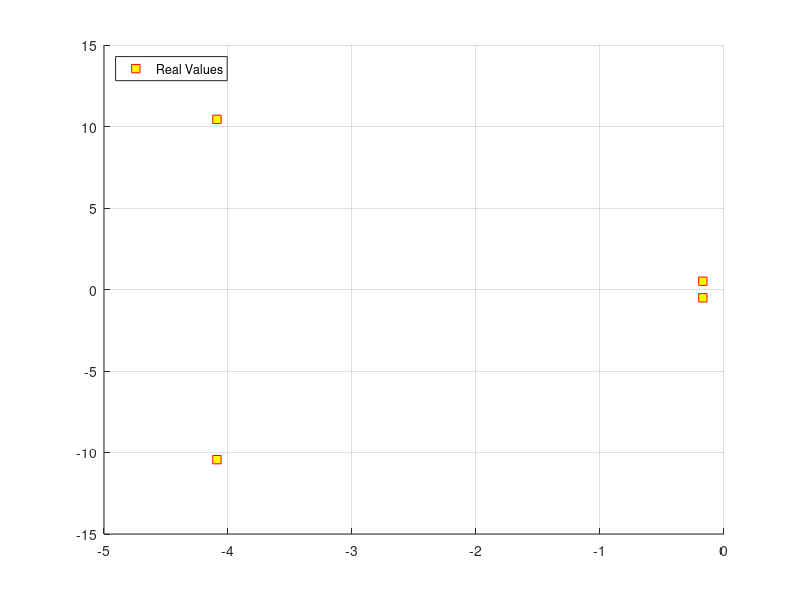

This chart was generated by the following MATLAB code: (Note: this script raises an error after producing the figure.)
% Longitudinal Derivative

clear all; close all; clc;

S = 8.521;        % ft^2
b = 9.9967;       % ft
c = 0.8524;        % ft mean chord length
rho = 0.021;
g = 32.174;      % ft/s^2

% Normal Flight Condition
h = 7500;          % ft 
v_to = 75.9;     % ft/s
W = 32.8393;       % lb
h_cg = 0.295*c;   % 29.5% mean aero chord
I_x = 2.91;      % slug-ft^2 found from xflr5
I_y = 10.98;     % slug-ft^2 found from xflr5
I_z = 13.55;     % slug-ft^2 found from xflr5
I_xz = -0.455;   % slug-ft^2 found from xflr5

u_0 = 54.2669;
q = 0.5*rho*u_0^2;
m = W/g; % slug

% Stability Coefficient
C_Du = 0;       % no data assume 0
C_D0 = 0.0382 ; %0.060; %pioneer
C_Da = 0.0091; 

C_Lu = 0;      % no data assume 0
C_L0 = 0.0512; % 0.385; % pioneer

C_Ladot = 2.2892; %  2.42; % pioneer

C_mu = 0;      % no data assume 0
C_ma = -6.1293; % -2.12; % pioneer
C_mq =  -41.8653; %  -36.6; % pioneer
C_madot = -8.3731; % -11.0; % pioneer

% Dimensional Derivatives
X_u = -(C_Du+2*C_D0)*q*S/(m*u_0);
X_a = -(C_Da+C_L0)*q*S/(m);

Z_u = -(C_Lu+2*C_L0)*q*S/(m*u_0);
Z_a = -C_Ladot*c/(2*u_0)*q*S/m;

M_u = C_mu*(q*S*c)/(u_0*I_y);
M_a = C_ma*(q*S*c)/I_y;
M_q = C_mq*c/(2*u_0)*(q*S*c)/I_y;
M_adot = C_madot*c/(2*u_0)*(q*S*c)/I_y;


% Lateral-Directional Motion
lon_aero = [X_u                 X_a                 0          -g;
            Z_u/u_0             Z_a/u_0             1           0;
            M_u+M_adot*Z_u/u_0  M_a+M_adot*Z_a/u_0  M_q+M_adot  0;
            0                   0                   1           0];


lon_real_eig = eig(lon_aero);
real_roots_4th = real(lon_real_eig);
imag_roots_4th = imag(lon_real_eig);

% roll_approx = complex(L_p)
% sp_approx = complex((L_b*N_r - L_r*N_b)/L_b)
% 
% dutch_matrix = [Y_b/u_0   -(1);
%                 N_b       N_r ];
% dutch_approx = eig(dutch_matrix)

figure
hold on; grid on;
plot(lon_real_eig,'sr','MarkerFaceColor','y');
% plot(roll_approx,'sk','MarkerFaceColor','g');
% plot(sp_approx,'sk','MarkerFaceColor','g');
% plot(dutch_approx,'sk','MarkerFaceColor','g');
legend('Real Values','Location','NorthWest');
% whitebg('k');
grid on, 

damp(lon_real_eig)
% damp(roll_approx)
% damp(sp_approx)
% damp(dutch_approx)
% 
% freq_nat_dutch = sqrt((Y_b*N_r - N_b*0 + u_0*N_b)/u_0)
% damp_dutch = (-1/(2*freq_nat_dutch))*((Y_b+u_0*N_r)/u_0)